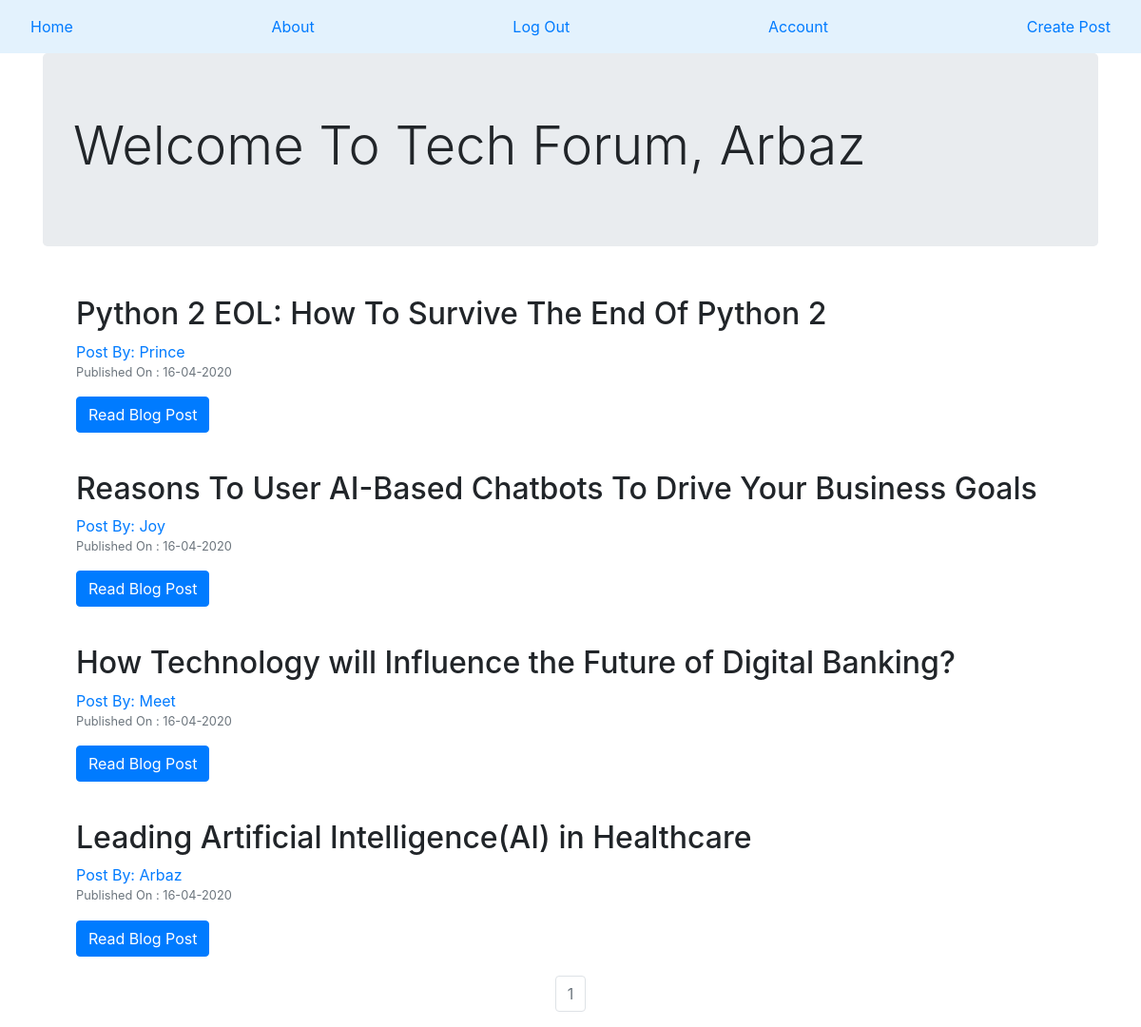
The page / (signed in) on the database its author committed.
### CompanyBlog/models.py (models this page shows, shortened)
class User(db.Model,UserMixin):
    __tablename__ = 'users'
    id = db.Column(db.Integer, primary_key=True)
    profileImage = db.Column(db.String(64), nullable=False, default='defaultProfile.png')
    email = db.Column(db.String(64), unique=True, index=True)
    username = db.Column(db.String(64), unique=True, index=True)
    password_hash = db.Column(db.String(128))
    posts = db.relationship('BlogPost',backref='author',lazy=True)

class BlogPost(db.Model):
    users = db.relationship(User)
    id = db.Column(db.Integer, primary_key=True)
    user_id = db.Column(db.Integer, db.ForeignKey('users.id'), nullable=False)
    date = db.Column(db.DateTime, nullable=False, default=datetime.utcnow)
    title = db.Column(db.String(140), nullable=False)
    text = db.Column(db.Text, nullable=False)

### CompanyBlog/Core/views.py (the view)
@core.route('/')
def index():
    page = request.args.get('page',1,type=int)
    blog_posts = BlogPost.query.order_by(BlogPost.date.desc()).paginate(page=page,per_page=8)
    return render_template('index.html',blog_posts=blog_posts)

### CompanyBlog/models.py (called while the page is built)
@loginManager.user_loader
def load_user(user_id):
    return User.query.get(user_id)

### CompanyBlog/templates/index.html
{% extends 'base.html' %}
{% block content %}
  {% if current_user.is_authenticated %}
    <div class="jumbotron">
      <h1 class="display-4">Welcome To Tech Forum, {{current_user.username}}</h1>
    </div>
  {% else %}
    <div class="jumbotron ">
      <h1 class="display-4">Welcome To Tech Forum</h1>
    </div>
  {% endif %}
  <div class="container">
    {% for post in blog_posts.items %}
      <div class="card-body">
        <h2> <a class=card-title" "href="{{url_for('blog_posts.blog_post',blog_post_id=post.id)}}">{{post.title}} </a> </h2>
        <a href="{{ url_for('users.userPosts', username=post.author.username) }}">Post By: {{post.author.username}}</a>
        <p class="text-muted small">Published On : {{post.date.strftime('%d-%m-%Y')}}</p>
        <a class="btn btn-primary" href="{{url_for('blog_posts.blog_post',blog_post_id=post.id)}}">Read Blog Post</a>
      </div>
    {% endfor %}
  </div>
  <nav aria-label="Page navigation example">
    <ul class="pagination justify-content-center">
      {% for page_num in blog_posts.iter_pages(left_edge=1,right_edge=1,left_current=1,right_current=2) %}
        {% if blog_posts.page == page_num %}
          <li class="page-item disabled">
            <a class="page-link "href="{{url_for('core.index', page=page_num)}}">{{page_num}} </a>
          </li>
        {% else %}
          <li class="page-item">
            <a class="page-link "href="{{url_for('core.index', page=page_num)}}">{{page_num}} </a>
          </li>
        {% endif %}
      {% endfor %}
    </ul>
  </nav>
{% endblock %}

### rows shown on the page
User: username "Arbaz"
BlogPost: title "Python 2 EOL: How To Survive The End Of Python 2", author.username "Prince", date "16-04-2020"
BlogPost: title "Reasons To User AI-Based Chatbots To Drive Your Business Goals", author.username "Joy", date "16-04-2020"
BlogPost: title "How Technology will Influence the Future of Digital Banking?", author.username "Meet", date "16-04-2020"
BlogPost: title "Leading Artificial Intelligence(AI) in Healthcare", author.username "Arbaz", date "16-04-2020"

### other values the page prints
{{ page_num }} "1"
